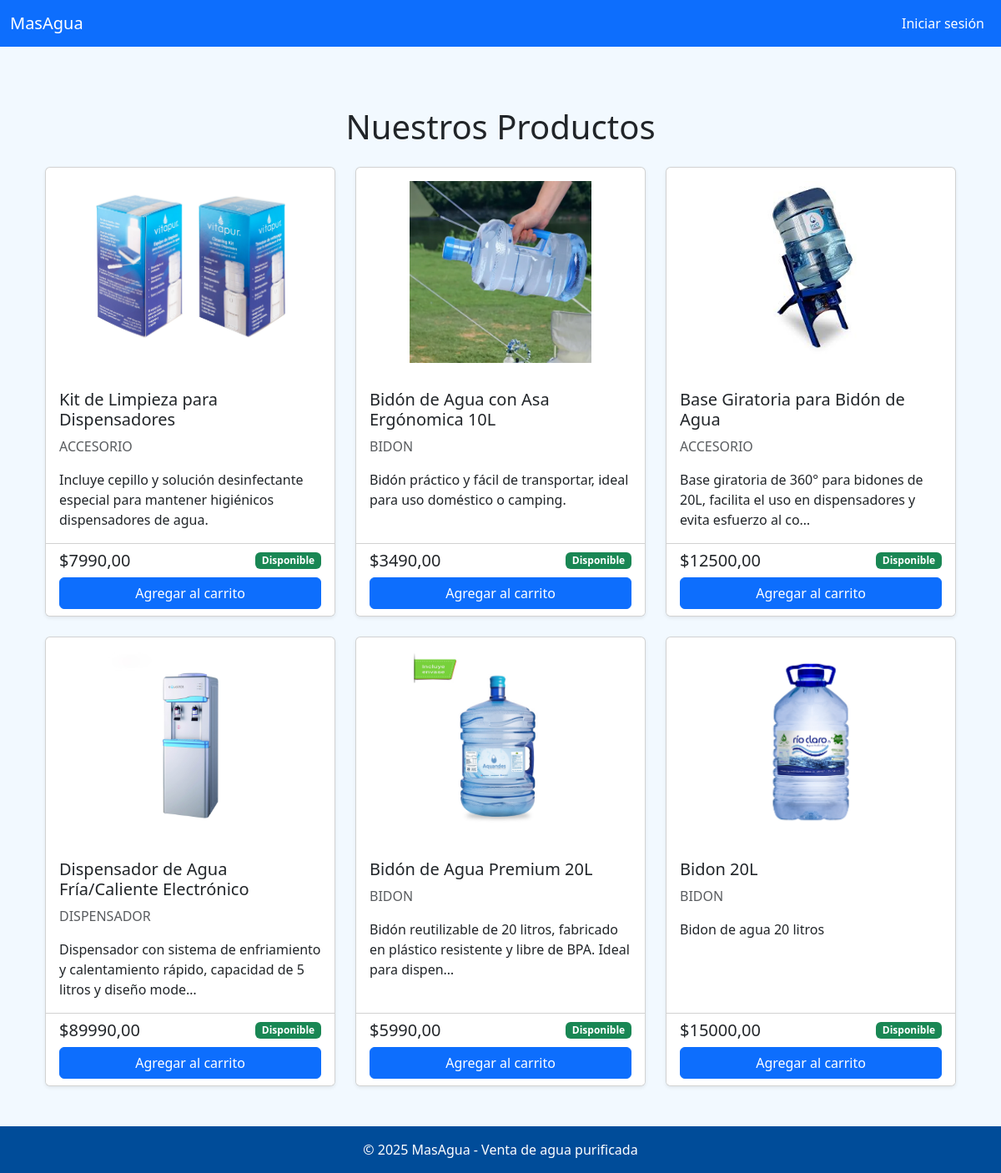
Screenshot of /catalogo/ with the database file from the repository.
### core/models.py (models this page shows, shortened)
class Producto(models.Model):
    TIPO_PRODUCTO_CHOICES = [
        ('BIDON', 'Bidón de Agua'),
        ('DISPENSADOR', 'Dispensador'),
        ('ACCESORIO', 'Accesorio'),
    ]
    nombre = models.CharField(max_length=100)
    precio = models.DecimalField(max_digits=10, decimal_places=2)
    descripcion = models.TextField(blank=True, null=True)
    stock = models.PositiveIntegerField(default=0)
    tipo_producto = models.CharField(max_length=20, choices=TIPO_PRODUCTO_CHOICES)
    imagen = models.ImageField(upload_to='productos/', blank=True, null=True)
    fecha_creacion = models.DateTimeField(auto_now_add=True)
    activo = models.BooleanField(default=True)
    class Meta:
        verbose_name = 'Producto'
        verbose_name_plural = 'Productos'
        ordering = ['-fecha_creacion']

### core/views.py (the view)
# urls.py: path('catalogo/', views.catalogo_productos, name='catalogo'),
def catalogo_productos(request):
    productos = Producto.objects.filter(activo=True).order_by('-fecha_creacion')
    return render(request, 'productos/catalogo.html', {'productos': productos})

### core/templates/productos/catalogo.html
{% extends 'core/base.html' %}
{% block content %}
<div class="container my-5">
    <h1 class="text-center mb-4">Nuestros Productos</h1>
    <div class="row row-cols-1 row-cols-md-3 g-4">
        {% for producto in productos %}
        <div class="col">
            <div class="card h-100 shadow-sm">
                {% if producto.imagen %}
                <img src="{{ producto.imagen.url }}" class="card-img-top p-3" alt="{{ producto.nombre }}"
                    style="height: 250px; object-fit: contain;">
                {% endif %}
                <div class="card-body">
                    <h5 class="card-title">{{ producto.nombre }}</h5>
                    <p class="text-muted">{{ producto.tipo_producto }}</p>
                    <p class="card-text">{{ producto.descripcion|truncatechars:100 }}</p>
                </div>
                <div class="card-footer bg-white">
                    <div class="d-flex justify-content-between align-items-center">
                        <span class="h5 mb-0">${{ producto.precio }}</span>
                        <span class="badge bg-{% if producto.stock > 0 %}success{% else %}danger{% endif %}">
                            {% if producto.stock > 0 %}Disponible{% else %}Agotado{% endif %}
                        </span>
                    </div>
                    {% if producto.stock > 0 %}
                    <a href="{% url 'agregar_al_carrito' producto.id %}" class="btn btn-primary w-100 mt-2">
                        Agregar al carrito
                    </a>
                    {% endif %}
                </div>
            </div>
        </div>
        {% empty %}
        <div class="col-12">
            <div class="alert alert-info">No hay productos disponibles</div>
        </div>
        {% endfor %}
    </div>
</div>
{% endblock %}

### core/templates/core/base.html (style rules this page uses)
body { background-color: #f2f9ff; min-height: 100vh; display: flex; flex-direction: column; }

### rows the page displays
Producto: imagen (picture), nombre "Kit de Limpieza para Dispensadores", tipo_producto "ACCESORIO", descripcion "Incluye cepillo y solución desinfectante especial para mantener higiénicos dispensadores de agua.", precio "7990,00", stock "Disponible"
Producto: imagen (picture), nombre "Bidón de Agua con Asa Ergónomica 10L", tipo_producto "BIDON", descripcion "Bidón práctico y fácil de transportar, ideal para uso doméstico o camping.", precio "3490,00", stock "Disponible"
Producto: imagen (picture), nombre "Base Giratoria para Bidón de Agua", tipo_producto "ACCESORIO", descripcion "Base giratoria de 360° para bidones de 20L, facilita el uso en dispensadores y evita esfuerzo al co…", precio "12500,00", stock "Disponible"
Producto: imagen (picture), nombre "Dispensador de Agua Fría/Caliente Electrónico", tipo_producto "DISPENSADOR", descripcion "Dispensador con sistema de enfriamiento y calentamiento rápido, capacidad de 5 litros y diseño mode…", precio "89990,00", stock "Disponible"
Producto: imagen (picture), nombre "Bidón de Agua Premium 20L", tipo_producto "BIDON", descripcion "Bidón reutilizable de 20 litros, fabricado en plástico resistente y libre de BPA. Ideal para dispen…", precio "5990,00", stock "Disponible"
Producto: imagen (picture), nombre "Bidon 20L", tipo_producto "BIDON", descripcion "Bidon de agua 20 litros", precio "15000,00", stock "Disponible"
